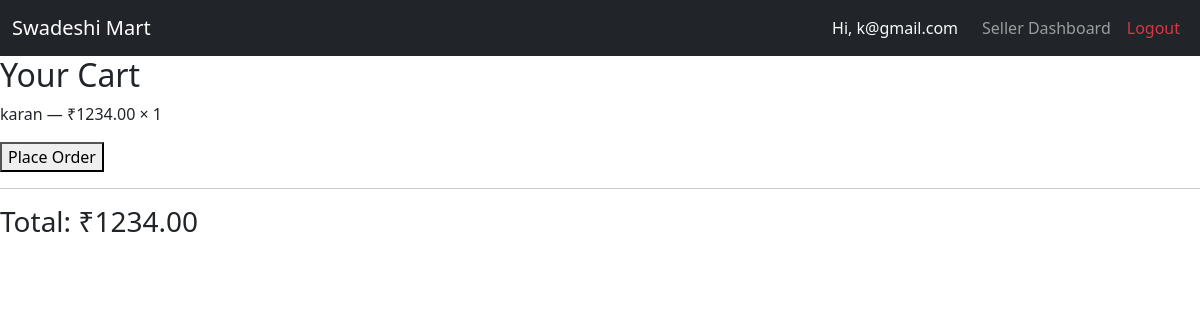
Page /cart/ (signed in) on the committed database.
### accounts/models.py (models this page shows, shortened)
class User(AbstractUser):
    is_seller=models.BooleanField(default=False)
    is_customer= models.BooleanField(default=False)

### cart/models.py (models this page shows, shortened)
class CartItem(models.Model):
    user = models.ForeignKey(
        settings.AUTH_USER_MODEL,
        on_delete=models.CASCADE
    )
    product = models.ForeignKey(
        Product,
        on_delete=models.CASCADE
    )
    quantity = models.PositiveIntegerField(default=1)

### product/models.py (models this page shows, shortened)
class Product(models.Model):
    seller = models.ForeignKey(
        User,
        on_delete=models.CASCADE,
        limit_choices_to={'is_seller': True}
    )
    name = models.CharField(max_length=200)
    price = models.DecimalField(max_digits=10, decimal_places=2)
    description = models.TextField()
    image = models.ImageField(upload_to='products/')
    created_at = models.DateTimeField(auto_now_add=True)

### cart/views.py (the view)
# urls.py: path('', views.cart_view, name='cart'),
@login_required
def cart_view(request):
    cart_items = CartItem.objects.filter(user=request.user)
    total = sum(item.product.price * item.quantity for item in cart_items)
    return render(request, 'cart/cart.html', {
        'cart_items': cart_items,
        'total': total
    })

### templates/cart/cart.html (shortened to what this page needs)
<!DOCTYPE html>
<html lang="en">
<head>
</head>
<body>
    {% include "nav.html" %}
    <h2>Your Cart</h2>
        {% for item in cart_items %}
            <p>
                {{ item.product.name }} —
                ₹{{ item.product.price }} × {{ item.quantity }}
            </p>
            <a href="{% url 'place_order' %}">
                <button>Place Order</button>
            </a>
        {% empty %}
            <p>Your cart is empty</p>
        {% endfor %}
        <hr>
        <h3>Total: ₹{{ total }}</h3>
</body>
</html>

### templates/nav.html (shortened to what this page needs)
<!DOCTYPE html>
<html lang="en">
<head>
    <link href="https://cdn.jsdelivr.net/npm/bootstrap@5.3.2/dist/css/bootstrap.min.css" rel="stylesheet">
</head>
<body>
<nav class="navbar navbar-expand-lg navbar-dark bg-dark">
  <div class="container-fluid">
    <a class="navbar-brand" href="{% url 'shop' %}">Swadeshi Mart</a>
    <div class="collapse navbar-collapse" id="navbarNav">
      <ul class="navbar-nav ms-auto align-items-lg-center">
        {% if user.is_authenticated %}
            <li class="nav-item">
                <span class="navbar-text text-light me-3">
                    Hi, {{ user.username }}
                </span>
            </li>
            {% if user.is_seller %}
                <li class="nav-item">
                  <a class="nav-link" href="{% url 'seller_dashboard' %}">Seller Dashboard</a>
                </li>
            {% endif %}
            <li class="nav-item">
              <a class="nav-link text-danger" href="{% url 'logout' %}">Logout</a>
            </li>
        {% endif %}
      </ul>
    </div>
  </div>
</nav>
</body>
</html>

### rows in the picture
User: username "k@gmail.com"
CartItem: product.name "karan", product.price "1234.00", quantity "1"

### other values in the picture
{{ total }} "1234.00"
